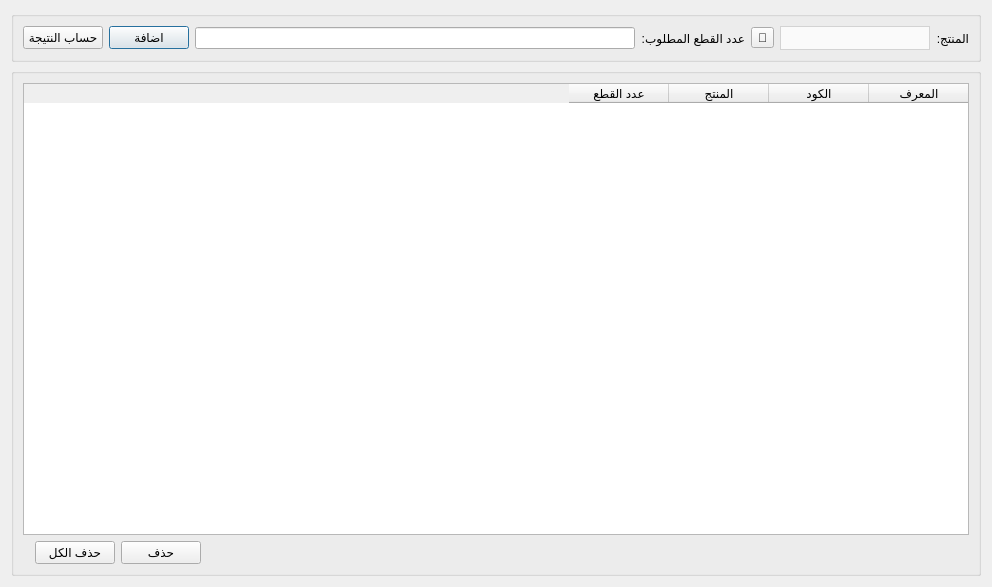
<?xml version="1.0" encoding="UTF-8"?>
<ui version="4.0">
 <class>Aggregator</class>
 <widget class="QDialog" name="Aggregator">
  <property name="windowModality">
   <enum>Qt::WindowModal</enum>
  </property>
  <property name="geometry">
   <rect>
    <x>0</x>
    <y>0</y>
    <width>992</width>
    <height>587</height>
   </rect>
  </property>
  <property name="windowTitle">
   <string>حاجة المواد الاولية</string>
  </property>
  <property name="windowIcon">
   <iconset>
    <normaloff>graphics/icon.xpm</normaloff>graphics/icon.xpm</iconset>
  </property>
  <property name="layoutDirection">
   <enum>Qt::RightToLeft</enum>
  </property>
  <property name="modal">
   <bool>true</bool>
  </property>
  <layout class="QGridLayout" name="gridLayout">
   <item row="0" column="0">
    <widget class="QGroupBox" name="groupBox">
     <property name="maximumSize">
      <size>
       <width>16777215</width>
       <height>16777215</height>
      </size>
     </property>
     <property name="layoutDirection">
      <enum>Qt::RightToLeft</enum>
     </property>
     <property name="title">
      <string/>
     </property>
     <layout class="QGridLayout" name="gridLayout_3">
      <item row="0" column="0">
       <widget class="QLabel" name="label">
        <property name="maximumSize">
         <size>
          <width>16777215</width>
          <height>16777215</height>
         </size>
        </property>
        <property name="text">
         <string>المنتج:</string>
        </property>
       </widget>
      </item>
      <item row="0" column="1">
       <widget class="QComboBox" name="products">
        <property name="minimumSize">
         <size>
          <width>150</width>
          <height>0</height>
         </size>
        </property>
        <property name="maximumSize">
         <size>
          <width>16777215</width>
          <height>16777215</height>
         </size>
        </property>
        <property name="styleSheet">
         <string notr="true">QComboBox {
        background-color: #fafafa;
        border: 1px solid lightgrey;		
		height: 22px;
		color: black;
    }
    QComboBox::drop-down {
        border: none;
    }</string>
        </property>
       </widget>
      </item>
      <item row="0" column="2">
       <widget class="QToolButton" name="products_btn">
        <property name="text">
         <string>🔎</string>
        </property>
       </widget>
      </item>
      <item row="0" column="3">
       <widget class="QLabel" name="label_2">
        <property name="maximumSize">
         <size>
          <width>16777215</width>
          <height>16777215</height>
         </size>
        </property>
        <property name="text">
         <string>عدد القطع المطلوب:</string>
        </property>
       </widget>
      </item>
      <item row="0" column="4">
       <widget class="QLineEdit" name="target_input">
        <property name="maximumSize">
         <size>
          <width>16777215</width>
          <height>16777215</height>
         </size>
        </property>
       </widget>
      </item>
      <item row="0" column="5">
       <widget class="QPushButton" name="add_btn">
        <property name="text">
         <string>اضافة</string>
        </property>
       </widget>
      </item>
      <item row="0" column="6">
       <widget class="QPushButton" name="calc_btn">
        <property name="text">
         <string>حساب النتيجة</string>
        </property>
       </widget>
      </item>
     </layout>
    </widget>
   </item>
   <item row="1" column="0">
    <widget class="QGroupBox" name="groupBox_2">
     <property name="layoutDirection">
      <enum>Qt::RightToLeft</enum>
     </property>
     <property name="title">
      <string/>
     </property>
     <layout class="QGridLayout" name="gridLayout_2">
      <item row="2" column="1">
       <spacer name="horizontalSpacer">
        <property name="orientation">
         <enum>Qt::Horizontal</enum>
        </property>
        <property name="sizeHint" stdset="0">
         <size>
          <width>789</width>
          <height>20</height>
         </size>
        </property>
       </spacer>
      </item>
      <item row="0" column="0" colspan="6">
       <widget class="QTableWidget" name="aggregator_items_table">
        <property name="maximumSize">
         <size>
          <width>16777215</width>
          <height>500</height>
         </size>
        </property>
        <property name="layoutDirection">
         <enum>Qt::RightToLeft</enum>
        </property>
        <attribute name="horizontalHeaderStretchLastSection">
         <bool>false</bool>
        </attribute>
        <attribute name="verticalHeaderStretchLastSection">
         <bool>false</bool>
        </attribute>
        <column>
         <property name="text">
          <string>المعرف</string>
         </property>
        </column>
        <column>
         <property name="text">
          <string>الكود</string>
         </property>
        </column>
        <column>
         <property name="text">
          <string>المنتج</string>
         </property>
        </column>
        <column>
         <property name="text">
          <string>عدد القطع</string>
         </property>
        </column>
       </widget>
      </item>
      <item row="2" column="2">
       <widget class="QPushButton" name="delete_btn">
        <property name="maximumSize">
         <size>
          <width>16777215</width>
          <height>16777215</height>
         </size>
        </property>
        <property name="text">
         <string>حذف</string>
        </property>
       </widget>
      </item>
      <item row="2" column="3">
       <widget class="QPushButton" name="clear_btn">
        <property name="maximumSize">
         <size>
          <width>16777215</width>
          <height>16777215</height>
         </size>
        </property>
        <property name="mouseTracking">
         <bool>false</bool>
        </property>
        <property name="text">
         <string>حذف الكل</string>
        </property>
       </widget>
      </item>
     </layout>
    </widget>
   </item>
  </layout>
 </widget>
 <resources/>
 <connections/>
</ui>
